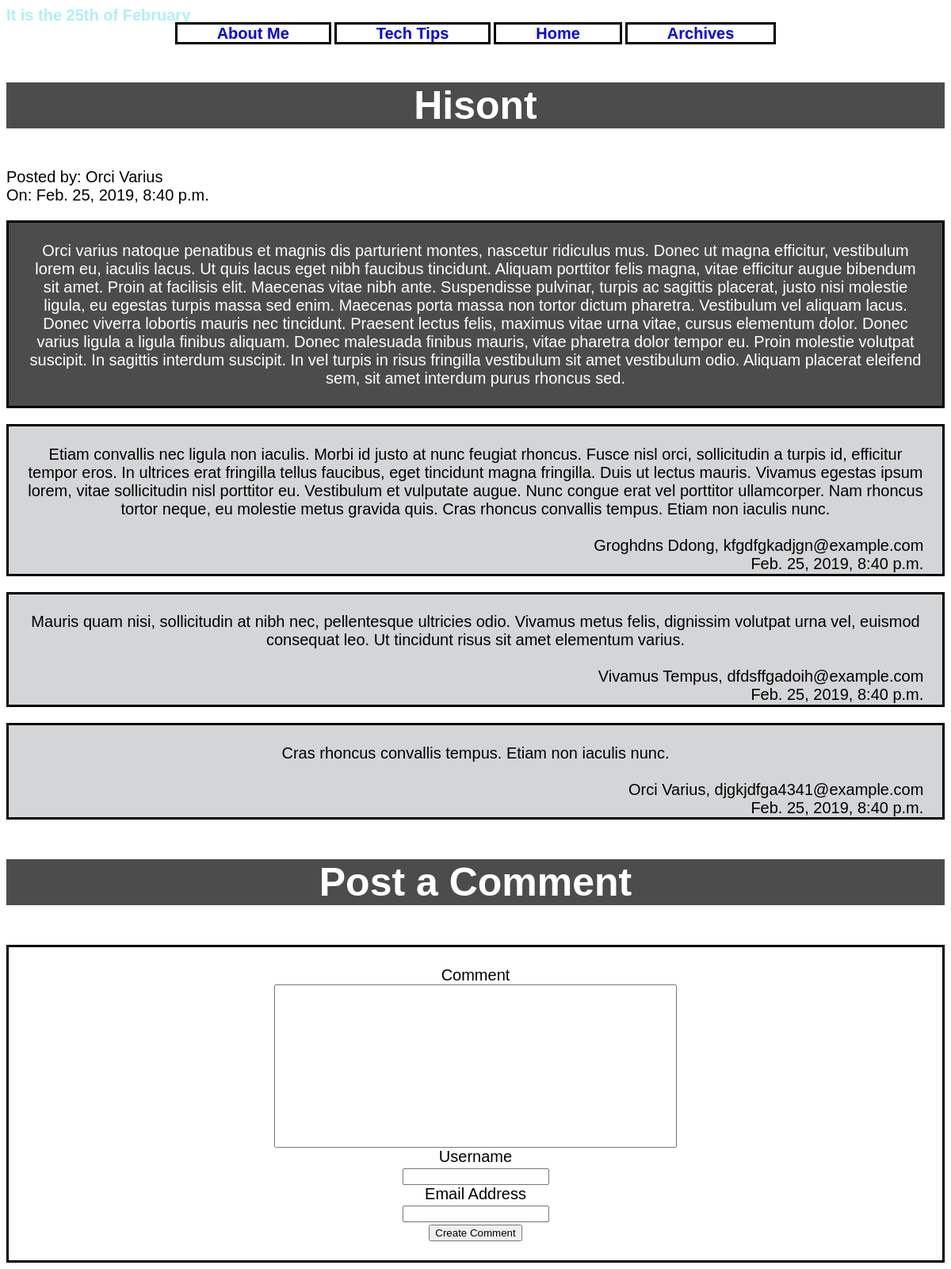
/blog/biohome/45, run on the app's committed database.
### blog/models.py (models this page shows, shortened)
class Blog(models.Model):
    title = models.CharField(max_length=30) #user designated title
    author_name = models.CharField(max_length=30) #who posted it
    content = models.TextField(max_length=500) # what is actually in the blog post
    date_posted = models.DateTimeField(auto_now_add=True) #this is going to add the current date/time of when the post

class Comments(models.Model):
    blog_id = models.ForeignKey(Blog, on_delete=models.CASCADE)
    content = models.TextField(max_length=500)
    commenter = models.CharField(max_length=30)
    email_address = models.EmailField(blank = True)
    date_posted = models.DateTimeField(auto_now_add=True)

### blog/views.py (the view)
# urls.py: path('biohome/<int:question_id>', views.BlogDetailView, name='blog_detail'),
def BlogDetailView(request, question_id):
    try:
        blog = Blog.objects.get(pk = question_id)
    except Blog.DoesNotExist:
        raise Http404("Blog post does not exist")
    return render(request, 'blog/blog_detail.html', {'blog': blog})

### blog/templates/blog/blog_detail.html (shortened to what this page needs)
{% load static %}
<!DOCTYPE html>
<html lang="en">
<head>
	<link rel="stylesheet" href="{% static 'blog/style.css' %}"/>
</head>
<div class = "date">
	It is the {% now "jS \o\f F" %}
	</div>
<div class = center>
	<span class = "link">
			<a href="../bio">About Me</a>
	</span>
	<span class = "link">
			<a href="../techtips">Tech Tips</a>
	</span>
	<span class = "link">
			<a href="../.">Home</a>
	</span>
	<span class = "link">
			<a href="../archive">Archives</a>
	</span>
</div>
<h3>{{blog.title}}</h3>
<div class = "personal"> Posted by: {{blog.author_name}} </br>
On: {{blog.date_posted}}</div>
<p class = "blogpost" > {{blog.content}} </p>
{%for comment in blog.comments_set.all%}
<p class = "comment"> {{comment.content}} </br> </br><span style = "float: right;"> {{comment.commenter}},  {{comment.email_address}}</span> </br>
<span style = "float:right;">{{comment.date_posted}}</span></p>
{%endfor%}
        <h3>Post a Comment</h3>
		<div class="form">
        <form id="comment_form" method="post" action="{% url 'blog:add_comment' blog.id %}">
			<label for = "Comment"> Comment </label></br>
				<input type = "text", name = "Comment", id = "Comment", style="height:200px;width:500px;"> </br>
				<label for = "Username"> Username </label></br>
				<input type = "text", name = "Username", id = "Username"> </br>
				<label for = "EmailAddress"> Email Address </label></br>
				<input type = "text", name = "EmailAddress", id = "EmailAddress"></br>
            <input type="submit" name="submit" value="Create Comment" />
        </form>
		</div>

### blog/static/blog/style.css (style rules this page uses)
.date { font: bold 20px Helvetica, Sans-Serif; color: #b0f0f4; }
h3 { color: white; font: bold 50px Helevetica, Sans-Serif; float: center; text-align: center; background: rgba(0, 0, 0, 0.7); }
.link a { text-align: center; border: 3px solid black; font: bold 20px Helvetica, Sans-Serif; padding-right: 50px; padding-left: 50px; text-decoration: none; }
.center { text-align: center; }
.blogpost { color: white; font: 20px Sans-Serif; text-align: center; background: rgb(0, 0, 0); background: rgba(0, 0, 0, 0.7); padding: 2%; border: 3px solid black; }
.comment { color: black; font: 20px Sans-Serif; text-align: center; background: rgb(170, 172, 175); background: rgba(170, 172, 175, 0.5); padding: 2%; border: 3px solid black; }
.personal { text-align: left; font: 20px Sans-Serif; }
.form { color: black; font: 20px Sans-Serif; text-align: center; padding: 2%; border: 3px solid black; }

### data on the page
Blog: title "Hisont", author_name "Orci Varius", date_posted "Feb. 25, 2019, 8:40 p.m.", content "Orci varius natoque penatibus et magnis dis parturient montes, nascetur ridiculus mus. Donec ut magna efficitur, vestibulum lorem eu, iaculis lacus. Ut quis lacus eget nibh faucibus tincidunt. Aliquam porttitor felis magna, vitae efficitur augue bibendum sit amet. Proin at facilisis elit. Maecenas vitae nibh ante. Suspendisse pulvinar, turpis ac sagittis placerat, justo nisi molestie ligula, eu egestas turpis massa sed enim. Maecenas porta massa non tortor dictum pharetra. Vestibulum vel aliquam lacus. Donec viverra lobortis mauris nec tincidunt. Praesent lectus felis, maximus vitae urna vitae, cursus elementum dolor. Donec varius ligula a ligula finibus aliquam. Donec malesuada finibus…"
Comments: content "Etiam convallis nec ligula non iaculis. Morbi id justo at nunc feugiat rhoncus. Fusce nisl orci, sollicitudin a turpis id, efficitur tempor eros. In ultrices erat fringilla tellus faucibus, eget tincidunt magna fringilla. Duis ut lectus mauris. Vivamus egestas ipsum lorem, vitae sollicitudin nisl porttitor eu. Vestibulum et vulputate augue. Nunc congue erat vel porttitor ullamcorper. Nam rhoncus tortor neque, eu molestie metus gravida quis. Cras rhoncus convallis tempus. Etiam non iaculis nunc.", commenter "Groghdns Ddong", email_address "kfgdfgkadjgn@example.com", date_posted "Feb. 25, 2019, 8:40 p.m."
Comments: content "Mauris quam nisi, sollicitudin at nibh nec, pellentesque ultricies odio. Vivamus metus felis, dignissim volutpat urna vel, euismod consequat leo. Ut tincidunt risus sit amet elementum varius.", commenter "Vivamus Tempus", email_address "dfdsffgadoih@example.com", date_posted "Feb. 25, 2019, 8:40 p.m."
Comments: content "Cras rhoncus convallis tempus. Etiam non iaculis nunc.", commenter "Orci Varius", email_address "djgkjdfga4341@example.com", date_posted "Feb. 25, 2019, 8:40 p.m."
